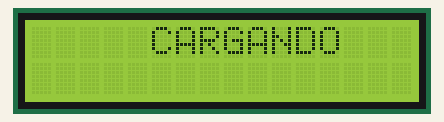
This sketch was run on a simulated Arduino Uno, built with avr-gcc and run on an emulated ATmega328P. Shown: 16×2 character LCD.

Above: at 0.26 s.
At 1.43 s:
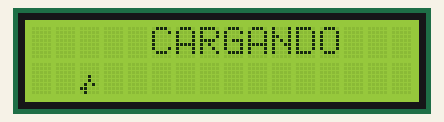
At 2.2 s:
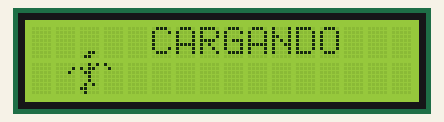
At 2.59 s:
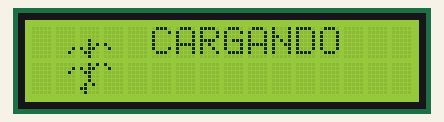
At 2.98 s:
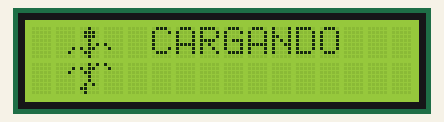

The sketch:

chars.ino
```cpp
#include <Wire.h>
#include <LCD.h>
#include <LiquidCrystal_I2C.h> //incluir librerias
LiquidCrystal_I2C lcd(0x27, 2, 1, 0, 4, 5, 6, 7); // Declarar pines LCD
byte fps = 3; // Numero de caracteres
int frameDelay = 1000 / fps;


// Formato del Array [No de framess][No de filas][Bytes lcd]
byte milpa[7][3][2][8] = {
  //PrimerFrame
  {
    {
      {
        B00000,
        B00000,
        B00000,
        B00000,
        B00000,
        B00000,
        B00000,
        B00000

      },
      {
        B00000,
        B00000,
        B00000,
        B00000,
        B00000,
        B00000,
        B00000,
        B00000
      }
    },
    {
      {
        B00000,
        B00000,
        B00000,
        B00000,
        B00000,
        B00000,
        B00000,
        B00000
      },
      {
        B00000,
        B00000,
        B00000,
        B00000,
        B00100,
        B00000,
        B00000,
        B00000

      }
    },
    {
      {
        B00000,
        B00000,
        B00000,
        B00000,
        B00000,
        B00000,
        B00000,
        B00000

      },
      {
        B00000,
        B00000,
        B00000,
        B00000,
        B00000,
        B00000,
        B00000,
        B00000
      }
    }
  },
  //SegundoFrame
  {
    {
      {
        B00000,
        B00000,
        B00000,
        B00000,
        B00000,
        B00000,
        B00000,
        B00000

      },
      {
        B00000,
        B00000,
        B00000,
        B00000,
        B00000,
        B00000,
        B00000,
        B00000
      }
    },
    {
      {
        B00000,
        B00000,
        B00000,
        B00000,
        B00000,
        B00000,
        B00000,
        B00000
      },
      {
        B00000,
        B00000,
        B00000,
        B00000,
        B00100,
        B01000,
        B00000,
        B00000

      }
    },
    {
      {
        B00000,
        B00000,
        B00000,
        B00000,
        B00000,
        B00000,
        B00000,
        B00000

      },
      {
        B00000,
        B00000,
        B00000,
        B00000,
        B00000,
        B00000,
        B00000,
        B00000
      }
    }
  },
  //TercerFrame
  {
    {
      {
        B00000,
        B00000,
        B00000,
        B00000,
        B00000,
        B00000,
        B00000,
        B00000

      },
      {
        B00000,
        B00000,
        B00000,
        B00000,
        B00000,
        B00000,
        B00000,
        B00000
      }
    },
    {
      {
        B00000,
        B00000,
        B00000,
        B00000,
        B00000,
        B00000,
        B00000,
        B00000
      },
      {
        B00000,
        B00000,
        B00000,
        B00100,
        B00100,
        B01010,
        B11000,
        B01000

      }
    },
    {
      {
        B00000,
        B00000,
        B00000,
        B00000,
        B00000,
        B00000,
        B00000,
        B00000

      },
      {
        B00000,
        B00000,
        B00000,
        B00000,
        B00000,
        B00000,
        B00000,
        B00000
      }
    }
  },
  //CuartoFrame
  {
    {
      {
        B00000,
        B00000,
        B00000,
        B00000,
        B00000,
        B00000,
        B00000,
        B00000

      },
      {
        B00000,
        B00000,
        B00000,
        B00000,
        B00000,
        B00000,
        B00000,
        B00000
      }
    },
    {
      {
        B00000,
        B00000,
        B00000,
        B00000,
        B00000,
        B00000,
        B00000,
        B00000
      },
      {
        B00000,
        B00100,
        B00110,
        B01100,
        B00100,
        B01010,
        B11000,
        B01000

      }
    },
    {
      {
        B00000,
        B00000,
        B00000,
        B00000,
        B00000,
        B00000,
        B00000,
        B00000

      },
      {
        B00000,
        B00000,
        B00000,
        B00000,
        B00000,
        B00000,
        B00000,
        B00000
      }
    }
  },
  //QuintoFreme
  {
    {
      {
        B00000,
        B00000,
        B00000,
        B00000,
        B00000,
        B00000,
        B00000,
        B00000

      },
      {
        B00000,
        B00001,
        B00010,
        B00000,
        B00000,
        B00000,
        B00000,
        B00000
      }
    },
    {
      {
        B00000,
        B00000,
        B00000,
        B00000,
        B00000,
        B00000,
        B00110,
        B01100
      },
      {
        B00101,
        B10110,
        B01100,
        B00100,
        B00100,
        B01010,
        B11000,
        B01000

      }
    },
    {
      {
        B00000,
        B00000,
        B00000,
        B00000,
        B00000,
        B00000,
        B00000,
        B00000

      },
      {
        B10000,
        B01000,
        B00000,
        B00000,
        B00000,
        B00000,
        B00000,
        B00000
      }
    }
  },
  //SextoFrame
  {
    {
      {
        B00000,
        B00000,
        B00000,
        B00000,
        B00000,
        B00001,
        B00010,
        B00000

      },
      {
        B00000,
        B00001,
        B00010,
        B00000,
        B00000,
        B00000,
        B00000,
        B00000
      }
    },
    {
      {
        B00000,
        B00000,
        B00000,
        B00100,
        B00101,
        B10110,
        B01100,
        B00100
      },
      {
        B00101,
        B10110,
        B01100,
        B00100,
        B00100,
        B01010,
        B11000,
        B01000

      }
    },
    {
      {
        B00000,
        B00000,
        B00000,
        B00000,
        B10000,
        B01000,
        B00000,
        B00000

      },
      {
        B10000,
        B01000,
        B00000,
        B00000,
        B00000,
        B00000,
        B00000,
        B00000
      }
    }
  },
  //SeptimoFrame
  {
    {
      {
        B00000,
        B00000,
        B00000,
        B00000,
        B00000,
        B00001,
        B00010,
        B00000

      },
      {
        B00000,
        B00001,
        B00010,
        B00000,
        B00000,
        B00000,
        B00000,
        B00000
      }
    },
    {
      {
        B00100,
        B01110,
        B01110,
        B00100,
        B00101,
        B10110,
        B01100,
        B00100
      },
      {
        B00101,
        B10110,
        B01100,
        B00100,
        B00100,
        B01010,
        B11000,
        B01000

      }
    },
    {
      {
        B00000,
        B00000,
        B00000,
        B00000,
        B10000,
        B01000,
        B00000,
        B00000

      },
      {
        B10000,
        B01000,
        B00000,
        B00000,
        B00000,
        B00000,
        B00000,
        B00000
      }
    }
  }

};


void print() {
  for (int i = 0; i < sizeof(milpa) / sizeof(milpa[0]); i++)
  {
    delay(frameDelay);
    byte chars = 0;
    for (int j = 0; j < sizeof(milpa[0]) / sizeof(milpa[0][0]); j++)
    {
      for (int k = 0; k < sizeof(milpa[0][0]) / sizeof(milpa[0][0][0]); k++)
      {
        byte X,Y;
        X =  1 + j;
        Y =  k;

        chars++;
        lcd.createChar(chars, milpa[i][j][k]);
        lcd.setCursor(X, Y);
        lcd.print(char(chars));

        /*if (chars == ((sizeof(milpa[0]) / sizeof(milpa[0][0])) * (sizeof(milpa[0][0]) / sizeof(milpa[0][0][0])))) {
          chars = 0;
        };*/

      }
    }
  }
}
void setup()
{
  // put your setup code here, to run once:
  Serial.begin(9600);
  lcd.setBacklightPin(3, POSITIVE);
  lcd.setBacklight(LOW);
  lcd.begin(16, 2);
  lcd.clear();


  lcd.setCursor(5,0);
  lcd.print("CARGANDO");


}

void loop()
{
  // put your main code here, to run repeatedly:
  print();

}
```

Measured:
- by itself, everything shown: repeats every 2.7 s, in 7 steps
